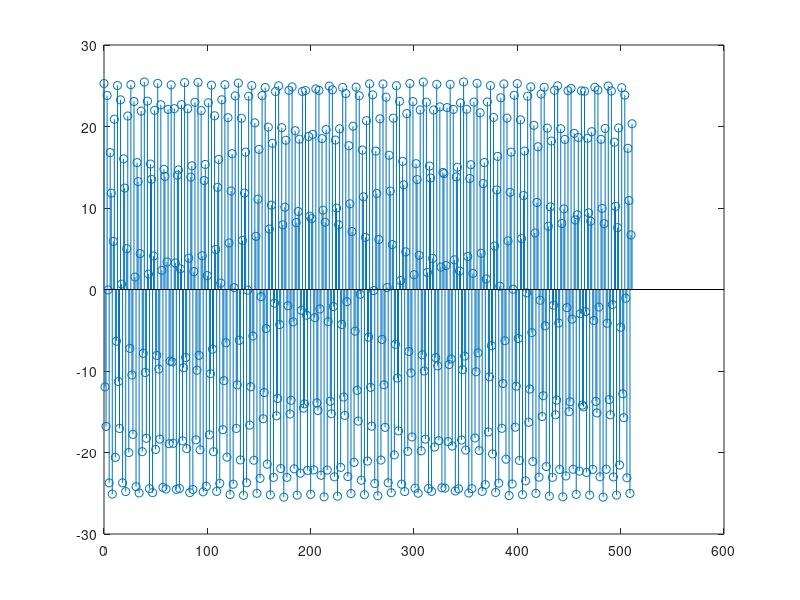
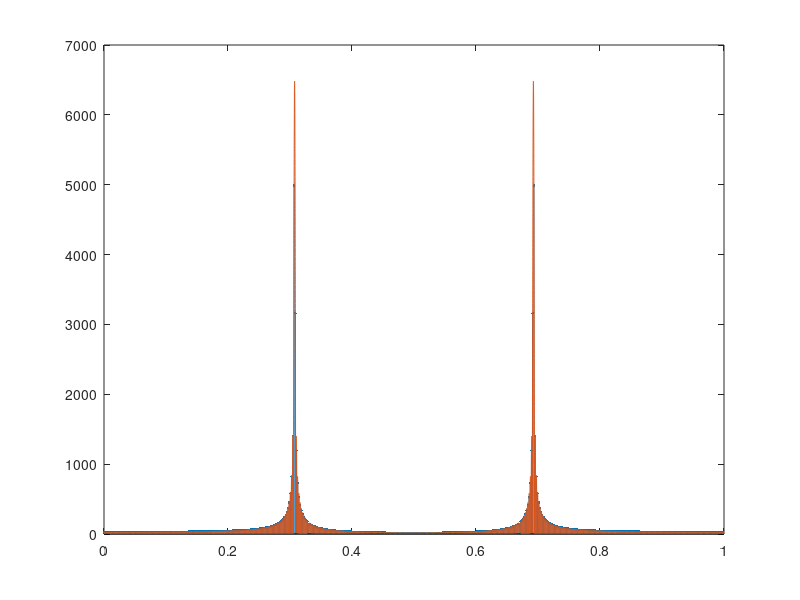
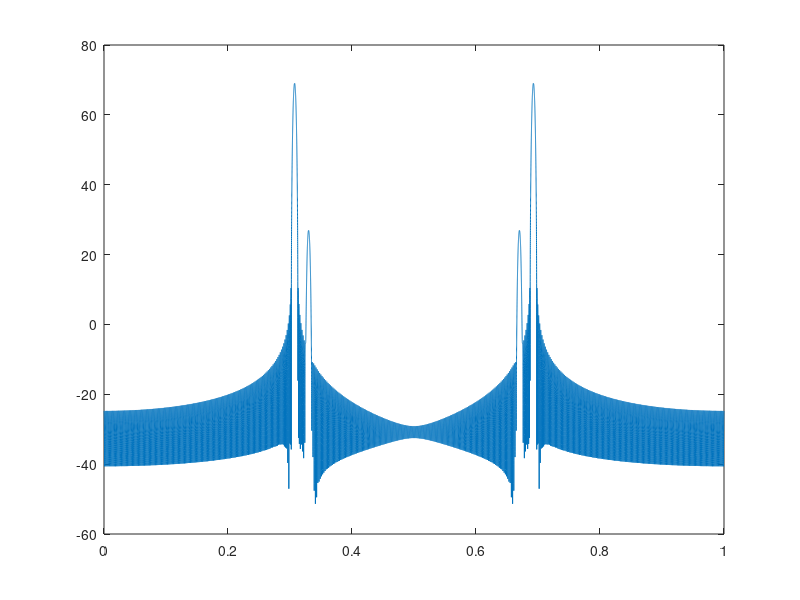

The MATLAB source for these figures, in order:
A0 = 25.3;
f0 = .3074;
theta0 = .1234;

A1 = 0.2;
f1 = 0.33;
theta1 = .5678;

N1 = 512; %% samples
n = 0:N1-1;
x = A0*cos(2*pi*f0*n+theta0) + A1*cos(2*pi*f1*n+theta1);

figure(1);clf;
stem(n,x);

X = fft(x);
f = (0:N1-1)/N1;
figure(2); clf;

stem(f,abs(X),'.');

N2 = 64*1024;
X2 = fft(x, N2);
f2 = (0:N2-1)/N2;
hold on;
plot(f2,abs(X2));

figure(3); clf;
w = kaiser(512, 8)';
H = sum(w);
X3 = fft(x.*w,N2);
plot(f2, 20*log10(abs(X3)));

%%use rectangle window, height is 512(A/2)

[x,b] = max(abs(X2));
estimated_theta = f2(b);
